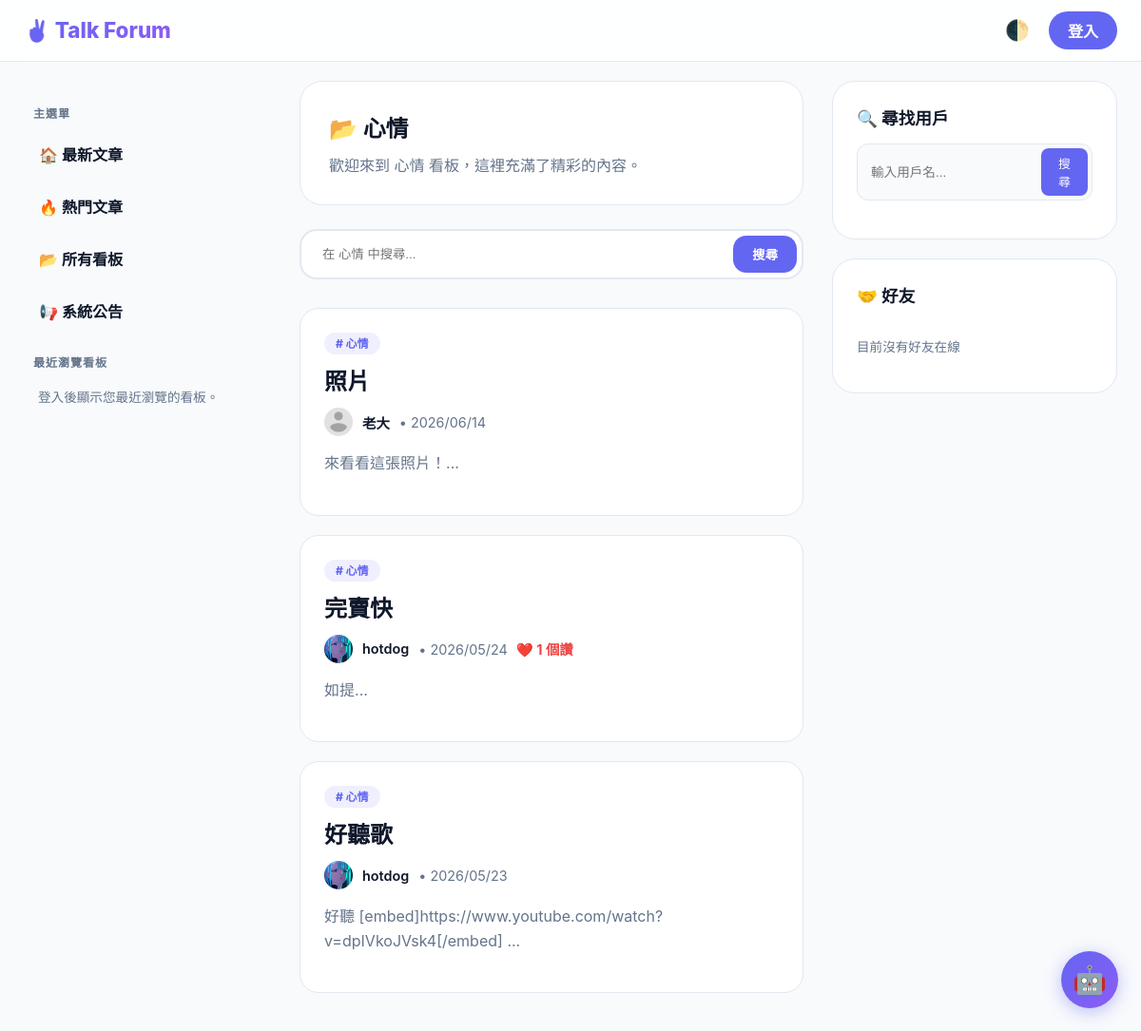
Page /index.php?category=1 on the earlier database version.
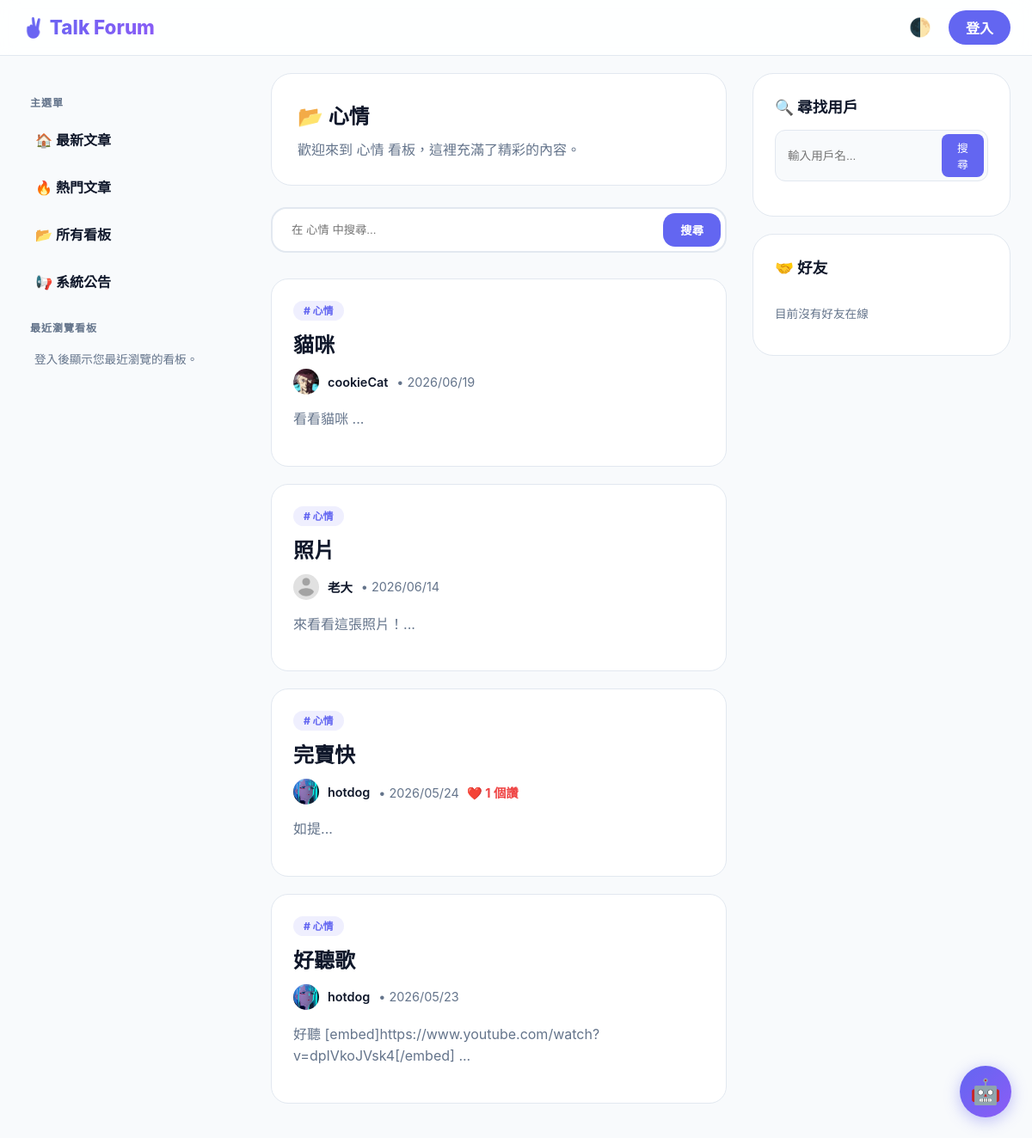
Same page on the later database version.
### tables this page shows
CREATE TABLE `categories` (
  `id` int(11) NOT NULL,
  `name` varchar(50) NOT NULL,
  `description` text DEFAULT NULL
);

CREATE TABLE `posts` (
  `id` int(11) NOT NULL,
  `title` varchar(255) NOT NULL,
  `content` text NOT NULL,
  `user_id` int(11) NOT NULL,
  `category_id` int(11) NOT NULL,
  `created_at` datetime NOT NULL DEFAULT current_timestamp(),
  `post_img` varchar(255) DEFAULT NULL
);

CREATE TABLE `users` (
  `id` int(11) NOT NULL,
  `username` varchar(50) NOT NULL,
  `password` varchar(255) NOT NULL,
  `role` tinyint(1) NOT NULL DEFAULT 0,
  `email` varchar(100) NOT NULL,
  `created_at` datetime NOT NULL DEFAULT current_timestamp(),
  `bio` text DEFAULT NULL,
  `age` int(11) DEFAULT NULL,
  `gender` varchar(50) DEFAULT NULL,
  `interests` varchar(255) DEFAULT NULL,
  `location` varchar(255) DEFAULT NULL,
  `profile_img` varchar(255) DEFAULT 'default_avatar.png',
  `last_announcement_view` datetime DEFAULT '1970-01-01 00:00:00',
  `banner_img` varchar(255) DEFAULT NULL,
  `reset_token` varchar(255) DEFAULT NULL,
  `reset_expiry` datetime DEFAULT NULL
);

### index.php (the view, shortened to what the rows shown need)
<?php
require_once "includes/dbh.inc.php";
$searchTerm = isset($_GET['search']) ? trim($_GET['search']) : '';
$catID = isset($_GET['category']) ? $_GET['category'] : '';
$viewFriendsActivity = isset($_GET['view']) && $_GET['view'] === 'friends_activity';
$viewHistory = isset($_GET['view']) && $_GET['view'] === 'history';
$viewHot = isset($_GET['view']) && $_GET['view'] === 'hot';
$viewCategories = isset($_GET['view']) && $_GET['view'] === 'categories';
$currentCatName = "最新文章";
$currentCatDesc = "探索社群中的最新動態與深度討論。";
$unreadAnnouncementsCount = 0;
try {
    $cat_query = $pdo->query("SELECT * FROM categories ORDER BY id ASC");
    $all_categories = $cat_query->fetchAll();
    if ($catID !== '') {
        foreach ($all_categories as $cat) {
            if ($cat['id'] == $catID) {
                $currentCatName = $cat['name'];
                $currentCatDesc = "歡迎來到 " . $cat['name'] . " 看板，這裡充滿了精彩的內容。";
                break;
            }
        }
    }
    $friend_ids = [];
    if ($viewCategories) {
        $currentCatName = "所有看板";
        $currentCatDesc = "探索社群中的所有看板分類與主題。";
        $posts = [];
        $activities = [];
    } else {
        if ($viewHot) {
            $currentCatName = "熱門文章";
            $currentCatDesc = "大家都在看！社群中按讚討論度最高的熱門文章。";
            $sql = "SELECT posts.*, users.username, users.profile_img, categories.name AS cat_name,
                    (SELECT COUNT(*) FROM likes WHERE likes.post_id = posts.id) AS like_count
                    FROM posts
                    JOIN users ON posts.user_id = users.id
                    JOIN categories ON posts.category_id = categories.id
                    WHERE 1=1";
            if ($searchTerm !== '') $sql .= " AND (posts.title LIKE :search OR posts.content LIKE :search)";
            if ($catID !== '') $sql .= " AND posts.category_id = :catID";
            $sql .= " ORDER BY like_count DESC, posts.created_at DESC";
        } else {
            $sql = "SELECT posts.*, users.username, users.profile_img, categories.name AS cat_name,
                    (SELECT COUNT(*) FROM likes WHERE likes.post_id = posts.id) AS like_count
                    FROM posts
                    JOIN users ON posts.user_id = users.id
                    JOIN categories ON posts.category_id = categories.id
                    WHERE 1=1";
            if ($catID !== '') $sql .= " AND posts.category_id = :catID";
            $sql .= " ORDER BY posts.created_at DESC";
        }
        $stmt = $pdo->prepare($sql);
        if ($catID !== '') $stmt->bindValue(':catID', $catID);
        $stmt->execute();
        $posts = $stmt->fetchAll();
    }
    if ($viewFriendsActivity) {
        $currentCatIcon = "✨ ";
    } elseif ($viewHistory) {
        $currentCatIcon = "🕒 ";
    } elseif ($viewHot) {
        $currentCatIcon = "🔥 ";
    } elseif ($viewCategories) {
        $currentCatIcon = "📂 ";
    } elseif ($catID === '') {
        $currentCatIcon = "🌏 ";
    } else {
        $currentCatIcon = ($currentCatName === '系統公告') ? "📢 " : "📂 ";
    }
} catch (PDOException $e) {
    die("資料讀取失敗: " . $e->getMessage());
}
?>
<!DOCTYPE html>
<html lang="zh-TW">
<head>
</head>
<body data-theme="light">
<header>
    <div class="nav-container">
        <a href="index.php" class="logo" style="text-decoration:none"><h1>✌️ Talk Forum</h1></a>
    </div>
</header>
<div class="main-wrapper">
    <main>
        <div class="category-header">
            <h2 style="margin:0;"><?= $currentCatIcon ?><?= htmlspecialchars($currentCatName) ?></h2>
            <p style="margin:10px 0 0 0; color:var(--text-muted);"><?= htmlspecialchars($currentCatDesc) ?></p>
        </div>
        <?php if(!$viewFriendsActivity && !$viewHistory && !$viewCategories): ?>
        <form action="index.php" method="GET" class="search-box">
            <input type="text" name="search" placeholder="在 <?= htmlspecialchars($currentCatName) ?> 中搜尋..." value="<?= htmlspecialchars($searchTerm) ?>">
            <button type="submit">搜尋</button>
        </form>
        <?php endif; ?>
        <?php if ($viewCategories): ?>
            <div class="category-list-container">
                <?php foreach ($all_categories as $cat): ?>
                    <a href="index.php?category=<?= $cat['id'] ?>" class="category-list-card">
                        <div class="category-card-title">
                            <span class="category-card-prefix"><?= ($cat['name'] == '系統公告') ? '📢' : '#' ?></span>
                            <span><?= htmlspecialchars($cat['name']) ?></span>
                            <?php if($cat['name'] == '系統公告' && $unreadAnnouncementsCount > 0): ?>
                                <span class="badge-inline" style="margin-left:10px;"><?= $unreadAnnouncementsCount ?></span>
                            <?php endif; ?>
                        </div>
                        <div class="category-card-arrow">➔</div>
                    </a>
                <?php endforeach; ?>
            </div>
        <?php else: ?>
            <?php if (count($posts) > 0): ?>
                <?php foreach ($posts as $post): ?>
                    <article class="post-card">
                        <span style="background:var(--accent-soft); color:var(--accent-color); font-size:0.75rem; font-weight:800; padding:4px 12px; border-radius:50px;"># <?= htmlspecialchars($post['cat_name']) ?></span>
                        <h2 style="margin:12px 0;"><a href="view_post.php?id=<?= $post['id'] ?>" style="text-decoration:none; color:var(--text-color); font-weight:800;"><?= htmlspecialchars($post['title']) ?></a></h2>
                        <div style="display:flex; align-items:center; gap:10px; margin-bottom:15px; font-size:0.9rem;">
                            <img src="<?= !empty($post['profile_img']) ? "uploads/users_profile_img/".$post['profile_img'] : "uploads/default_avatar.png" ?>" style="width:30px; height:30px; border-radius:50%; object-fit:cover;">
                            <span style="font-weight:600;"><?= htmlspecialchars($post['username']) ?></span>
                            <span style="color:var(--text-muted);">
                                • <?= date('Y/m/d', strtotime($post['created_at'])) ?>
                                <?php if (isset($post['like_count']) && $post['like_count'] > 0): ?>
                                    <span style="color:var(--danger-color); font-weight: 700; margin-left: 5px;">❤️ <?= $post['like_count'] ?> 個讚</span>
                                <?php endif; ?>
                            </span>
                        </div>
                        <p style="color:var(--text-muted); line-height:1.6;"><?= htmlspecialchars(mb_substr(strip_tags($post['content']), 0, 110)) ?>...</p>
                    </article>
                <?php endforeach; ?>
            <?php else: ?>
                <div class="post-card" style="text-align: center; padding: 50px;">
                    <p style="color:var(--text-muted);"><?= $viewHistory ? "目前沒有任何瀏覽紀錄。" : "目前沒有文章。" ?></p>
                </div>
            <?php endif; ?>
        <?php endif; ?>
    </main>
</div>
</body>
</html>

Differences in the rows shown:
added posts: category.name "心情", title "貓咪", user.profile_img (picture), user.username "cookieCat", created_at "2026/06/19", content "看看貓咪"
